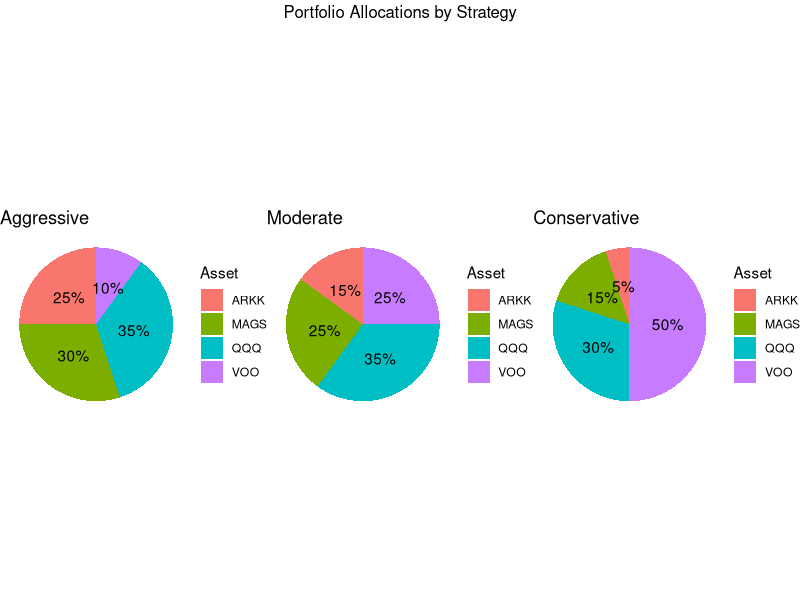

Recreate this plot in R.
library(ggplot2)
library(dplyr)

assets <- c('ARKK', 'MAGS', 'QQQ', 'VOO')
strategies <- list(
  Aggressive = c(0.25, 0.30, 0.35, 0.10),
  Moderate = c(0.15, 0.25, 0.35, 0.25),
  Conservative = c(0.05, 0.15, 0.30, 0.50)
)

# Function to create pie chart
create_pie <- function(weights, title) {
  df <- data.frame(Asset = assets, Weight = weights * 100)  # Convert to percentages
  ggplot(df, aes(x = "", y = Weight, fill = Asset)) +
    geom_bar(stat = "identity", width = 1) +
    coord_polar("y", start = 0) +
    geom_text(aes(label = paste0(round(Weight, 1), "%")), position = position_stack(vjust = 0.5)) +
    labs(title = title) +
    theme_void() +
    theme(legend.position = "right")
}

# Plot side-by-side (use gridExtra for multiple plots)
library(gridExtra)
p1 <- create_pie(strategies$Aggressive, "Aggressive")
p2 <- create_pie(strategies$Moderate, "Moderate")
p3 <- create_pie(strategies$Conservative, "Conservative")
grid.arrange(p1, p2, p3, ncol = 3, top = "Portfolio Allocations by Strategy")